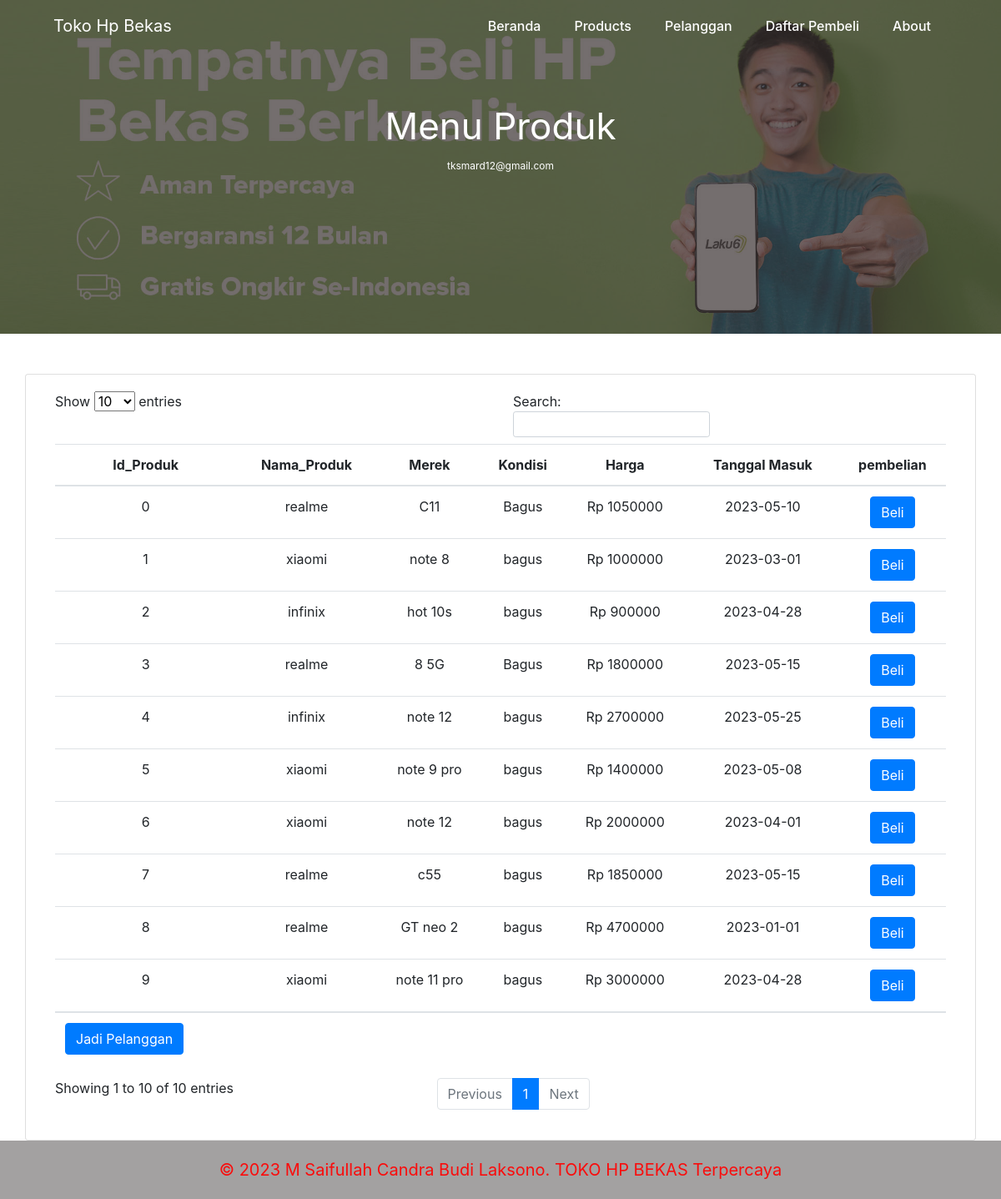
/produk.php, run on the app's committed database.
### tables this page shows
CREATE TABLE `produk` (
  `id_produk` int(11) NOT NULL,
  `nama_produk` varchar(255) DEFAULT NULL,
  `merek` varchar(255) DEFAULT NULL,
  `kondisi` varchar(255) DEFAULT NULL,
  `harga` int(11) DEFAULT NULL,
  `tgl_masuk` date DEFAULT NULL
);

### produk.php (the view, shortened to what this page needs)
<!DOCTYPE html>
<html>
<head>
  <link rel="stylesheet" href="https://stackpath.bootstrapcdn.com/bootstrap/4.1.3/css/bootstrap.min.css">
  <link rel="stylesheet" href="https://use.fontawesome.com/releases/v5.7.2/css/all.css">
  <link rel="stylesheet" href="style1.css">
  <link rel="stylesheet" href="style.css">
</head>
<body>
  <?php
  include "connect.php";
  $query = mysqli_query($conn, "SELECT * FROM produk");
  ?>
  <header class="header">
    <div class="header-inner">
      <div class="container-fluid px-lg-5">
        <nav class="navbar navbar-expand-lg my-navbar">
          <a class="navbar-brand" href="index.php"><span class="logo">Toko Hp Bekas</span>
          </a>
          <div class="collapse navbar-collapse" id="navbarSupportedContent">
            <ul class="navbar-nav ml-auto">
              <li class="nav-item">
                <a class="nav-link" href="index.php">Beranda</a>
              </li>
              <li class="nav-item active">
                <a class="nav-link" href="produk.php">Products</a>
              </li>
              <li class="nav-item">
                <a class="nav-link" href="pelanggan.php">Pelanggan</a>
              </li>
              <li class="nav-item">
                <a class="nav-link" href="transaksi.php">Daftar Pembeli</a>
              </li>
              <li class="nav-item">
                <a class="nav-link" href="about1.php">About</a>
              </li>
            </ul>
          </div>
        </nav>
      </div>
    </div>
  </header>
  <section class="content-banner">
    <div class="container">
      <div class="row d-flex justify-content-center">
        <div class="col-md-12">
          <div class="banner-con text-center">
            <p class="first-title">Menu Produk</p>
            <p class="banner-des">tksmard12@gmail.com</p>
          </div>
        </div>
      </div>
    </div>
  </section>
  <div class="container card mt-5">
    <div class="card-body ">
      <table class="table" id="example">
        <thead>
          <tr class="text-center">
            <th>Id_Produk</th>
            <th>Nama_Produk</th>
            <th>Merek</th>
            <th>Kondisi</th>
            <th>Harga</th>
            <th>Tanggal Masuk</th>
            <th>pembelian</th>
          </tr>
        </thead>
        <tbody>
          <?php if (mysqli_num_rows($query) > 0) {
          ?>
            <?php
            while ($value = mysqli_fetch_array($query)) {
            ?>
              <tr class="text-center">
                <td><?php echo $value["id_produk"]; ?></td>
                <td><?php echo $value["nama_produk"]; ?></td>
                <td><?php echo $value["merek"]; ?></td>
                <td><?php echo $value["kondisi"]; ?></td>
                <td>Rp <?php echo $value["harga"]; ?></td>
                <td><?php echo $value["tgl_masuk"]; ?></td>
                <td>
                  <a class="btn btn-primary" href="pembelian.php?id_produk=<?php echo $value["id_produk"] ?>">Beli</a>
                </td>
              </tr>
            <?php
            } ?>
          <?php } ?>
        </tbody>
        <tr>
          <td>
            <a class="btn btn-primary" href="pelanggan.php">Jadi Pelanggan</a>
          </td>
        </tr>
      </table>
    </div>
  </div>
  <div>
    <footer class="footer">
      <div class="container">
        <p>&copy; 2023 M Saifullah Candra Budi Laksono. TOKO HP BEKAS Terpercaya</p>
      </div>
    </footer>
  </div>
</body>
</html>

### style1.css (style rules this page uses)
body { font-family: 'Montserrat' sans-serif; }
@media only screen and (min-width:1200px) { .nav-item > .nav-link { padding: 5px 20px !important; display: block !important; } }
.content-banner { color: #ffffff; background-image: url(./hp/banner.jpg); min-height:400px; height:100%; position: relative; background-position: center center; background-size: cover; padding-top: 125px; }
.content-banner:before { position:absolute; content: ''; width: 100%; height: 100%; background-color:rgba(57,49,49,0.7); top:0; left: 0; z-index: 1; }
.content-banner .first-title { font-size: 44px; font-weight: 400; line-height: 1.2; position: relative; z-index: 2; margin:0px 0px 12px; }
.content-banner .banner-des { font-size: 12px; line-height: 150%; letter-spacing: 0; position: relative; z-index: 2; font-weight: 400; margin-top: 0; }
.header { position: relative; width: 100%; }
.header-inner { position: absolute; top: 0; left: 0; width:100%; z-index: 99; background-color: transparent; }
.logo { color:#ffffff; }
.nav-item .nav-link { display: block; line-height: 36px; text-transform: capitalize; font-size: 16px; font-weight: 500; color: #ffffff; transition: 0.15s; }
.first-title { text-transform: capitalize; }
section { background-color: white; padding: 4rem 0rem 4rem; }

### style.css (style rules this page uses)
.footer { background-color: #a3a1a1; padding: 20px; text-align: center; }
.footer p { margin: 0; color: #fa0c0c; font-size: 20px; }

### data on the page
produk: id_produk "0", nama_produk "realme", merek "C11", kondisi "Bagus", harga "1050000", tgl_masuk "2023-05-10"
produk: id_produk "1", nama_produk "xiaomi", merek "note 8", kondisi "bagus", harga "1000000", tgl_masuk "2023-03-01"
produk: id_produk "2", nama_produk "infinix", merek "hot 10s", kondisi "bagus", harga "900000", tgl_masuk "2023-04-28"
produk: id_produk "3", nama_produk "realme", merek "8 5G", kondisi "Bagus", harga "1800000", tgl_masuk "2023-05-15"
produk: id_produk "4", nama_produk "infinix", merek "note 12", kondisi "bagus", harga "2700000", tgl_masuk "2023-05-25"
produk: id_produk "5", nama_produk "xiaomi", merek "note 9 pro", kondisi "bagus", harga "1400000", tgl_masuk "2023-05-08"
produk: id_produk "6", nama_produk "xiaomi", merek "note 12", kondisi "bagus", harga "2000000", tgl_masuk "2023-04-01"
produk: id_produk "7", nama_produk "realme", merek "c55", kondisi "bagus", harga "1850000", tgl_masuk "2023-05-15"
produk: id_produk "8", nama_produk "realme", merek "GT neo 2", kondisi "bagus", harga "4700000", tgl_masuk "2023-01-01"
produk: id_produk "9", nama_produk "xiaomi", merek "note 11 pro", kondisi "bagus", harga "3000000", tgl_masuk "2023-04-28"
